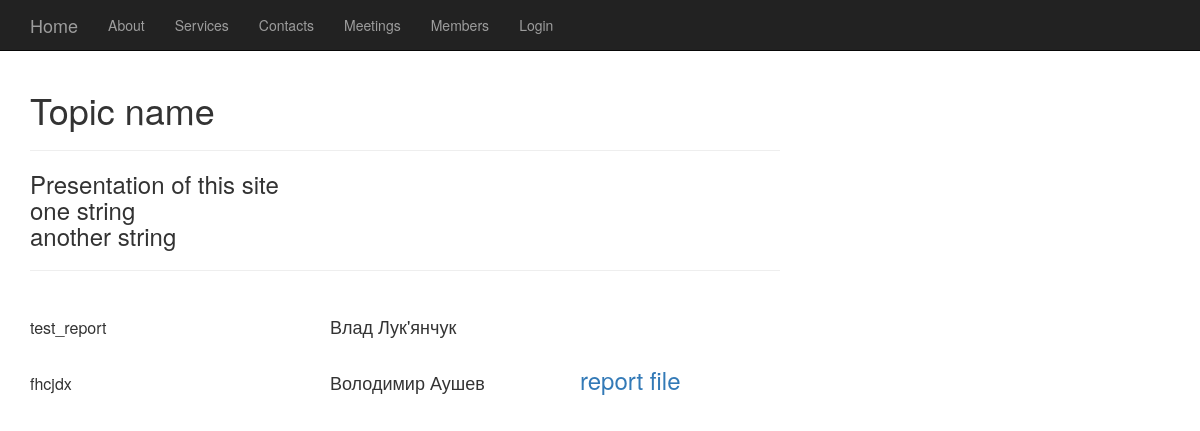
The app's page /meetings/1/, older data.
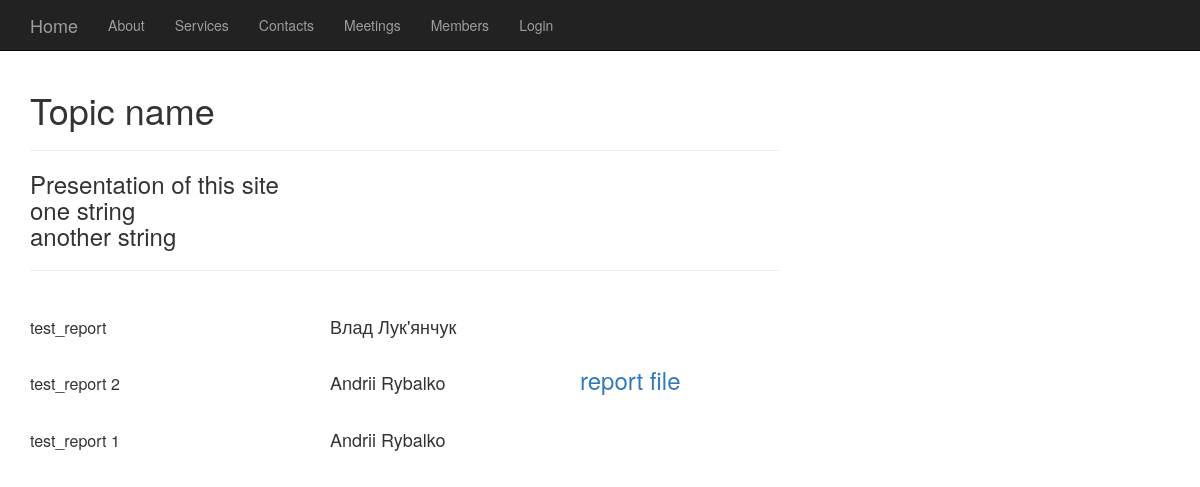
The same page, newer data.
### meetings/models.py (models this page shows, shortened)
class Meeting(models.Model):
    topic_text = models.CharField(max_length=50)
    detail_text = models.TextField()
    meeting_date = models.DateField('time of meeting')
    pub_date = models.DateField('date published', auto_now=True)

class Report(models.Model):
    meeting = models.ForeignKey(Meeting)
    author = models.ForeignKey(User)
    name = models.CharField(max_length=50)
    file = models.FileField(upload_to='report_files', blank=True)

### meetings/views.py (the view)
# urls.py: url(r'^(?P<pk>[0-9]+)/$', views.DetailView.as_view(), name='detail'),
class DetailView(generic.DetailView):
    model = Meeting
    template_name = 'meetings/detail.html'
    def get_queryset(self):
        return Meeting.objects.all()

### meetings/templates/meetings/detail.html (shortened to what this page needs)
<!DOCTYPE html>
<!DOCTYPE html>
<html lang="en">
{% load staticfiles %}
<head>
    <link href="{%static 'bootstrap.min.css'%}" rel="stylesheet">
    <link href="{%static 'blog-post.css'%}" rel="stylesheet">
</head>
<body>
    {% include "menu.html"%}
<div class="container">
        <div class="row">
            <div class="col-lg-8">
                <h1>{{ meeting.topic_text }}</h1>
                <hr>
                <h3><p class="lead">{{ meeting.detail_text|linebreaks }}</p></h3>
                <hr>
                <table cellspacing="2" cellpadding="2">
                    {% for report in meeting.report_set.all %}
                    <tr><td width="300"><h3><font size="3">{{ report.name }}</font></h3></td>
                        <td width="250"><h3><font size="4">{{ report.author.first_name }}  {{ report.author.last_name }}
                        </font></h3></td></h3>
                        {% if report.file.name %}
                            <td><h3><a href="{{report.file.url}}">report file</a></h3></td>
                        {% endif %}
                    </tr>
                    {% endfor %}
                </table>
                </div>
            </div>
    </div>
</body>
</html>

### templates/menu.html (shortened to what this page needs)
<nav class="navbar navbar-inverse navbar-fixed-top" role="navigation">
        <div class="container">
            <div class="navbar-header">
                <a class="navbar-brand" href="/">Home</a>
            </div>
            <div class="collapse navbar-collapse" id="bs-example-navbar-collapse-1">
                <ul class="nav navbar-nav">
                    <li>
                        <a href="/about/">About</a>
                    </li>
                    <li>
                        <a href="/services/">Services</a>
                    </li>
                    <li>
                        <a href="/contacts/">Contacts</a>
                    </li>
                    <li>
                        <a href="/meetings/">Meetings</a>
                    </li>
                    <li>
                        <a href="/members/">Members</a>
                    </li>
                    {% if user.is_authenticated %}
                    <li>
                        <a href="{% url 'members:profile_view' %}">Profile</a>
                    </li>
                    <li>
                        <a href="{% url 'django.contrib.auth.views.logout' %}">Logout</a>
                    </li>
                    {% else %}
                    <li>
                        <a href="{% url 'django.contrib.auth.views.login' %}">Login</a>
                    </li>
                    {% endif %}
                </ul>
            </div>
        </div>
    </nav>

### static/blog-post.css (style rules this page uses)
body { padding-top: 70px; }

Row changes from the older to the newer data that the page shows:
removed Report: name "fhcjdx", author.first_name "Володимир", author.last_name "Аушев"
added Report: name "test_report 2", author.first_name "Andrii", author.last_name "Rybalko"
added Report: name "test_report 1", author.first_name "Andrii", author.last_name "Rybalko"
